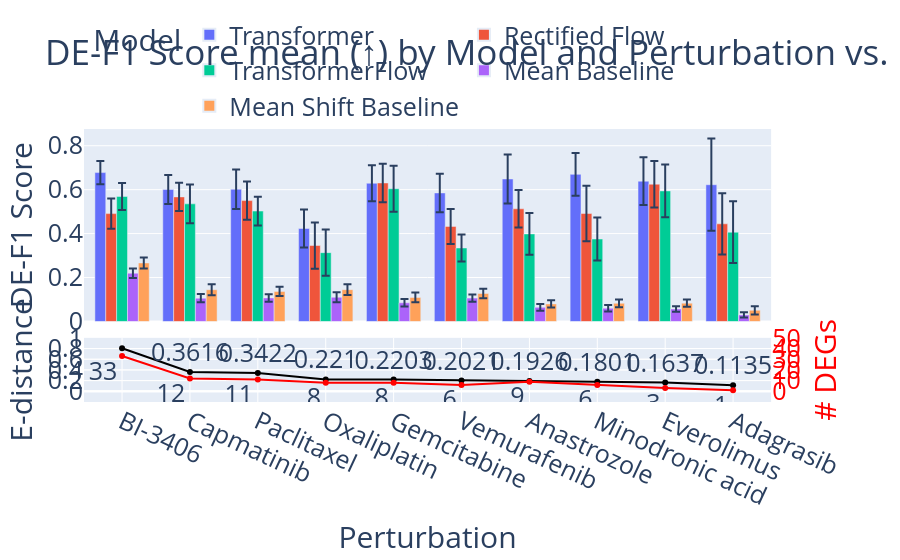

The notebook cell saved with this chart:
### Code cell
from plotly.subplots import make_subplots
import plotly.graph_objects as go

model_scores = {
    "Transformer": transformer_de_by_pert,
    "Rectified Flow": rf_de_by_pert,
    "TransformerFlow": tf_de_by_pert,
    "Mean Baseline": mean_baseline_de_by_pert,
    "Mean Shift Baseline": mean_shift_baseline_de_by_pert,
}
colors = px.colors.qualitative.Plotly
degs = pd.Series([num_degs[p] for p in perturbations], index=perturbations)
edistances = pd.Series([np.round(energy_loss_by_pert[p], 4).item() for p in perturbations], index=perturbations)


fig = make_subplots(rows=2, cols=1, shared_xaxes=True, vertical_spacing=0.06, row_heights=[0.75, 0.25], specs=[[{}], [{"secondary_y": True}]]) # 72 28

# Top: DE-F1 bars per model (legend shows Spearman rho between num DEGs and mean DE-F1)
for color, (model, scores) in zip(colors, model_scores.items()):
    means = pd.Series(scores.mean(axis=0), index=perturbations)
    # rho = means.corr(degs, method="spearman")
    rho = means.corr(edistances, method="spearman")
    # fig.add_trace(go.Bar(x=perturbations, y=means, error_y=dict(type="data", array=scores.std(axis=0), visible=True),
    #                      name=f"{model} (ρ = {rho:.2f})", marker_color=color), row=1, col=1)
    print(f"{model}: Spearman ρ = {rho:.2f}")
    fig.add_trace(go.Bar(x=perturbations, y=means, error_y=dict(type="data", array=scores.std(axis=0), visible=True),
                         name=f"{model}", marker_color=color), row=1, col=1)

# Bottom: perturbation magnitude (number of DEGs)
fig.add_trace(go.Scatter(x=perturbations, y=degs, mode="lines+markers+text", text=degs, textposition="bottom left",
                         line=dict(color="red"), name="# DEGs", showlegend=False), row=2, col=1, secondary_y=True)
fig.add_trace(go.Scatter(x=perturbations, y=edistances, mode="lines+markers+text", text=edistances, textposition="top center",
                         line=dict(color="black"), name="E-distance", showlegend=False), row=2, col=1, secondary_y=False)


# fig.update_layout(barmode="group", title="DE-F1 Score mean (↑) by Model and Perturbation vs. Number of DEGs",
#                   legend_title_text="Model (Spearman ρ with # DEGs)", font=dict(size=12))

fig.update_layout(barmode="group", title="DE-F1 Score mean (↑) by Model and Perturbation vs. E-distance of Perturbation",
                  legend_title_text="Model", font=dict(size=25))
# fig.update_layout(barmode="group", title="DE-F1 Score mean (↑) by Model and Perturbation vs. Number of DEGs",
#                   legend_title_text="Model", font=dict(size=25))

# fig.update_layout(legend=dict(
#     yanchor="top",
#     y=0.99,
#     xanchor="left",
#     x=0.01
# ))

fig.update_layout(legend=dict(
    orientation="h",
    yanchor="bottom",
    y=1.0,
    xanchor="left",
    x=0.01,
    itemsizing="constant",
))

fig.update_yaxes(title_text="DE-F1 Score", row=1, col=1)

fig.update_yaxes(title_text="# DEGs", range=[-10, 50], row=2, col=1, secondary_y=True, title_font_color="red") # * degs.max() * 1.5
fig.update_yaxes(title_text="E-distance", range=[-0.2, 1], row=2, col=1, secondary_y=False) # * degs.max() * 1.5
fig.update_xaxes(title_text="Perturbation", row=2, col=1)

# Set y-axis ticks for the second subplot
fig.update_yaxes(tickvals=[0, 10, 20, 30, 40, 50], row=2, col=1, secondary_y=True, tickfont_color="red")
fig.update_yaxes(tickvals=[0, 0.2, 0.4, 0.6, 0.8, 1], row=2, col=1, secondary_y=False)

# Tilt x-axis labels for better readability
fig.update_xaxes(tickangle=25, row=2, col=1)

fig.show()

fig.update_layout(
    font=dict(
        size=25
    )
)
# Save the figure as a PNG file
fig.write_image("thesis_plots/results/seen/de_f1_score_by_model_and_perturbation.png", scale=5, width=1400, height=1000)

### Figure 1 — Plotly figure (JSON) as saved in the notebook; plotly's stock layout.template omitted (floating-point values rounded to 4 significant figures)
{"data": [{"error_y": {"array": [0.05267, 0.06623, 0.08942, 0.08634, 0.08172, 0.08762, 0.1111, 0.0969, 0.1086, 0.2098], "type": "data", "visible": true}, "marker": {"color": "#636EFA"}, "name": "Transformer", "type": "bar", "x": ["BI-3406", "Capmatinib", "Paclitaxel", "Oxaliplatin", "Gemcitabine", "Vemurafenib", "Anastrozole", "Minodronic acid", "Everolimus", "Adagrasib"], "xaxis": "x", "y": [0.6778, 0.6006, 0.6018, 0.4233, 0.6291, 0.5851, 0.6486, 0.6697, 0.6385, 0.6225], "yaxis": "y"}, {"error_y": {"array": [0.069, 0.06389, 0.08742, 0.1052, 0.088, 0.07969, 0.08546, 0.1267, 0.1057, 0.1395], "type": "data", "visible": true}, "marker": {"color": "#EF553B"}, "name": "Rectified Flow", "type": "bar", "x": ["BI-3406", "Capmatinib", "Paclitaxel", "Oxaliplatin", "Gemcitabine", "Vemurafenib", "Anastrozole", "Minodronic acid", "Everolimus", "Adagrasib"], "xaxis": "x", "y": [0.491, 0.567, 0.5502, 0.3457, 0.6304, 0.4328, 0.5128, 0.4914, 0.6249, 0.4445], "yaxis": "y"}, {"error_y": {"array": [0.0611, 0.08821, 0.06534, 0.1049, 0.1047, 0.06153, 0.09502, 0.09746, 0.12, 0.1406], "type": "data", "visible": true}, "marker": {"color": "#00CC96"}, "name": "TransformerFlow", "type": "bar", "x": ["BI-3406", "Capmatinib", "Paclitaxel", "Oxaliplatin", "Gemcitabine", "Vemurafenib", "Anastrozole", "Minodronic acid", "Everolimus", "Adagrasib"], "xaxis": "x", "y": [0.569, 0.5354, 0.5027, 0.3133, 0.6043, 0.3345, 0.3985, 0.3753, 0.5943, 0.4065], "yaxis": "y"}, {"error_y": {"array": [0.02178, 0.01884, 0.01725, 0.02231, 0.01689, 0.01646, 0.01494, 0.01461, 0.01242, 0.01189], "type": "data", "visible": true}, "marker": {"color": "#AB63FA"}, "name": "Mean Baseline", "type": "bar", "x": ["BI-3406", "Capmatinib", "Paclitaxel", "Oxaliplatin", "Gemcitabine", "Vemurafenib", "Anastrozole", "Minodronic acid", "Everolimus", "Adagrasib"], "xaxis": "x", "y": [0.2198, 0.106, 0.1072, 0.1102, 0.0849, 0.1063, 0.06419, 0.06033, 0.05688, 0.02967], "yaxis": "y"}, {"error_y": {"array": [0.02506, 0.02493, 0.02152, 0.0244, 0.02196, 0.0214, 0.01622, 0.01745, 0.01694, 0.01888], "type": "data", "visible": true}, "marker": {"color": "#FFA15A"}, "name": "Mean Shift Baseline", "type": "bar", "x": ["BI-3406", "Capmatinib", "Paclitaxel", "Oxaliplatin", "Gemcitabine", "Vemurafenib", "Anastrozole", "Minodronic acid", "Everolimus", "Adagrasib"], "xaxis": "x", "y": [0.2663, 0.1446, 0.1369, 0.1447, 0.1096, 0.1274, 0.07994, 0.08262, 0.08339, 0.05086], "yaxis": "y"}, {"line": {"color": "red"}, "mode": "lines+markers+text", "name": "# DEGs", "showlegend": false, "text": [33.0, 12.0, 11.0, 8.0, 8.0, 6.0, 9.0, 6.0, 3.0, 1.0], "textposition": "bottom left", "type": "scatter", "x": ["BI-3406", "Capmatinib", "Paclitaxel", "Oxaliplatin", "Gemcitabine", "Vemurafenib", "Anastrozole", "Minodronic acid", "Everolimus", "Adagrasib"], "xaxis": "x2", "y": [33, 12, 11, 8, 8, 6, 9, 6, 3, 1], "yaxis": "y3"}, {"line": {"color": "black"}, "mode": "lines+markers+text", "name": "E-distance", "showlegend": false, "text": [0.8051, 0.3616, 0.3422, 0.221, 0.2203, 0.2021, 0.1926, 0.1801, 0.1637, 0.1135], "textposition": "top center", "type": "scatter", "x": ["BI-3406", "Capmatinib", "Paclitaxel", "Oxaliplatin", "Gemcitabine", "Vemurafenib", "Anastrozole", "Minodronic acid", "Everolimus", "Adagrasib"], "xaxis": "x2", "y": [0.8051, 0.3616, 0.3422, 0.221, 0.2203, 0.2021, 0.1926, 0.1801, 0.1637, 0.1135], "yaxis": "y2"}], "layout": {"barmode": "group", "font": {"size": 25}, "legend": {"itemsizing": "constant", "orientation": "h", "title": {"text": "Model"}, "x": 0.01, "xanchor": "left", "y": 1, "yanchor": "bottom"}, "title": {"text": "DE-F1 Score mean (↑) by Model and Perturbation vs. E-distance of Perturbation"}, "xaxis": {"anchor": "y", "domain": [0, 0.94], "matches": "x2", "showticklabels": false}, "xaxis2": {"anchor": "y2", "domain": [0, 0.94], "tickangle": 25, "title": {"text": "Perturbation"}}, "yaxis": {"anchor": "x", "domain": [0.295, 1], "title": {"text": "DE-F1 Score"}}, "yaxis2": {"anchor": "x2", "domain": [0, 0.235], "range": [-0.2, 1], "tickvals": [0, 0.2, 0.4, 0.6, 0.8, 1], "title": {"text": "E-distance"}}, "yaxis3": {"anchor": "x2", "overlaying": "y2", "range": [-10, 50], "side": "right", "tickfont": {"color": "red"}, "tickvals": [0, 10, 20, 30, 40, 50], "title": {"font": {"color": "red"}, "text": "# DEGs"}}}}
